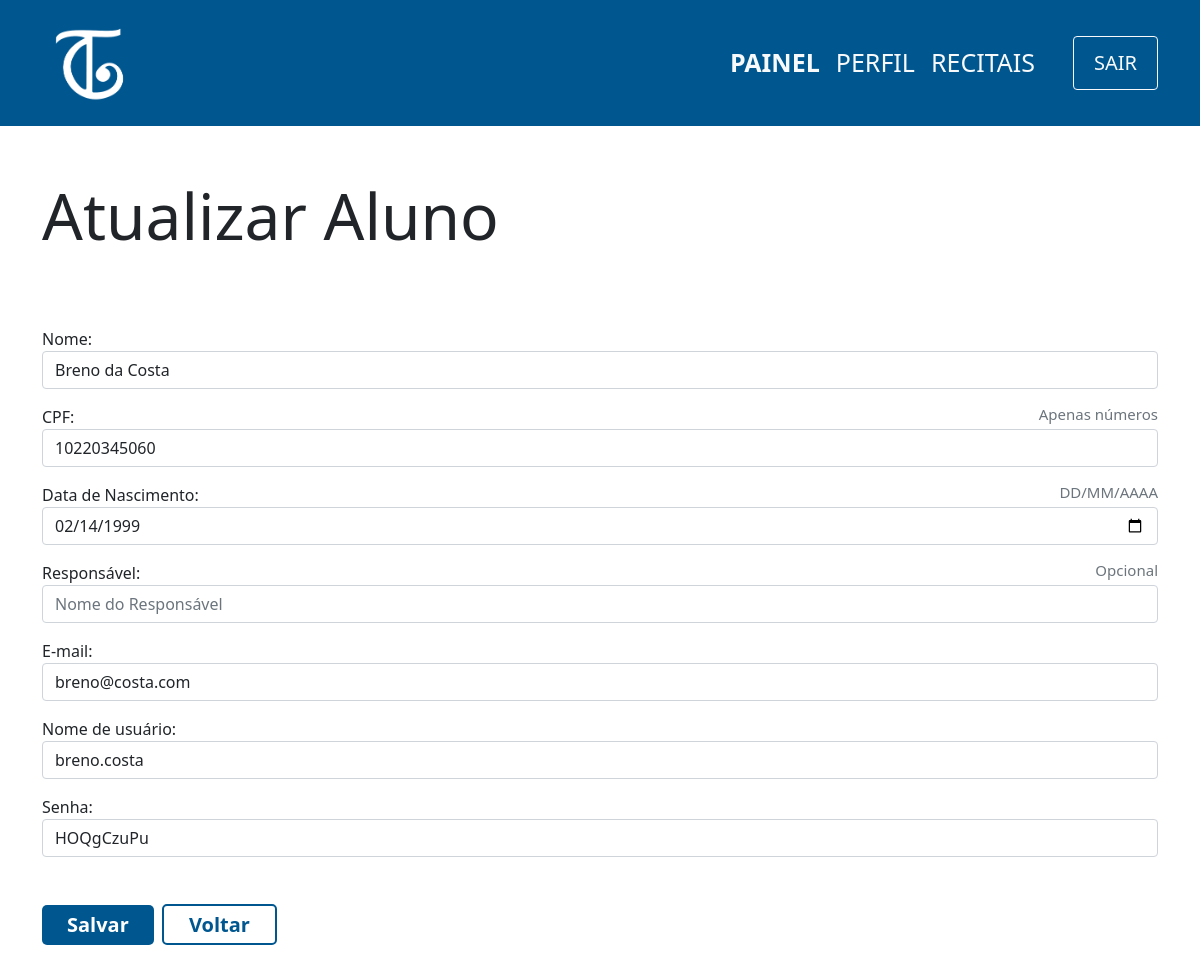
The app's page /view/aluno/edit.php?id=3 (signed in) with its own data.
### tables this page shows
CREATE TABLE aluno(
                id INTEGER PRIMARY KEY,
                cpf varchar(11) not null,
                nome varchar(100) not null,
                username varchar(100) UNIQUE not null,
                responsavel varchar(100),
                data_nasc date not null,
                senha varchar(100) not null,
                email varchar(100) UNIQUE not null                    
            );

### controller/aluno/edit.php (called while the page is built)
<?php
    require '../../db/connection.php';
    if(isset($_GET['id'])){
        $id = $_GET['id'];
        try {
            $sql=$db->prepare('SELECT * FROM aluno WHERE id=:id');
            $sql->bindParam(':id',$id);
            $sql->execute();
            $aluno=$sql->fetch();
        } catch (PDOException $e) {
            echo 'Erro ao executar comando no banco de dados: ' . $e->getMessage();
            exit();
        }
    } else {
        header('Location:../../view/aluno/index.php');
    }
?>

### view/aluno/edit.php (the view, shortened to what this page needs)
<?php
    include '../../layouts/navbar.php';
    include '../../controller/aluno/edit.php';
?>
<div class="container">
    <div class="row mt-5">
        <h1 class="mt-1 display-3">Atualizar Aluno</h1>
        <form class="mt-5" action="../../controller/aluno/update.php" method="POST">
            <?php
            echo '
                <div class="form-group mt-3">
                    <label for="nome">Nome: </label>
                    <input type="text" class="form-control" id="nome" name="nome" value="'.$aluno['nome'].'" required placeholder="Nome do Aluno">
                </div>
                <div class="form-group mt-3">
                <label for="cpf" class="d-flex justify-content-between">
                    <span>CPF:</span>
                    <span class="text-muted display-3" style="font-size:15px;">Apenas números</span>
                    </label>
                    <input type="text" class="form-control" id="cpf" name="cpf" minlength="11" maxlength="11" value="'.$aluno['cpf'].'" required placeholder="00000000000">
                </div>
                <div class="form-group mt-3">
                    <label for="dataNasc" class="d-flex justify-content-between">
                    <span>Data de Nascimento:</span>
                    <span class="text-muted display-3" style="font-size:15px;">DD/MM/AAAA</span>
                    </label>
                    <input type="date" class="form-control" id="dataNasc" name="dataNasc" value="'.$aluno['data_nasc'].'" required>
                </div>
                <div class="form-group mt-3">
                    <label for="responsavel" class="d-flex justify-content-between">
                    <span>Responsável:</span>
                    <span class="text-muted display-3" style="font-size:15px;">Opcional</span>
                    </label>
                    <input type="text" class="form-control" id="responsavel" name="responsavel" value="'.$aluno['responsavel'].'" placeholder="Nome do Responsável">
                </div>
                <div class="form-group mt-3">
                    <label for="email">E-mail:</label>
                    <input type="email" class="form-control" id="email" name="email" value="'.$aluno['email'].'" placeholder="exemplo@email.com">
                </div>
                <div class="form-group mt-3">
                    <label for="username">Nome de usuário:</label>
                    <input type="text" class="form-control" id="username" name="username" value="'.$aluno['username'].'" placeholder="Nome de usuário">
                </div>
                <div class="form-group mt-3">
                    <label for="senha">Senha:</label>
                    <input type="text" class="form-control" id="senha" name="senha" placeholder="Nova Senha" value="'.$aluno['senha'].'" required>
                </div>
                <input type="hidden" class="form-control" id="id" name="id" value="'.$aluno['id'].'">
                <div class=" mt-5 mb-5">
                    <button type="submit" class="btn-principal">Salvar</button>
                    <span class="btn-secundario mx-1">
                        <a href="index.php" style="text-decoration:none;color:#005790">Voltar</a>
                    </span>
                </div>
                ';
            ?>
        </form>
    </div>
</div>

### css/style.css (style rules this page uses)
a { text-decoration: none; color:white; }
.btn-principal { background-color: #005790; color:white; padding: 5px 25px; font-weight: 600; font-size:20px; border:none; border-radius:5px; cursor: pointer; text-decoration: none; }
.btn-secundario { box-sizing: border-box; text-decoration: none; background-color: white; color: #005790; text-decoration:none; padding: 5px 25px; font-weight: 600; font-size:20px; border: solid 2px #005790; border-radius:5px; cursor: pointer; }

### records on screen
aluno: nome "Breno da Costa", cpf "10220345060", dataNasc "02/14/1999", email "breno@costa.com", username "breno.costa", senha "HOQgCzuPu"
